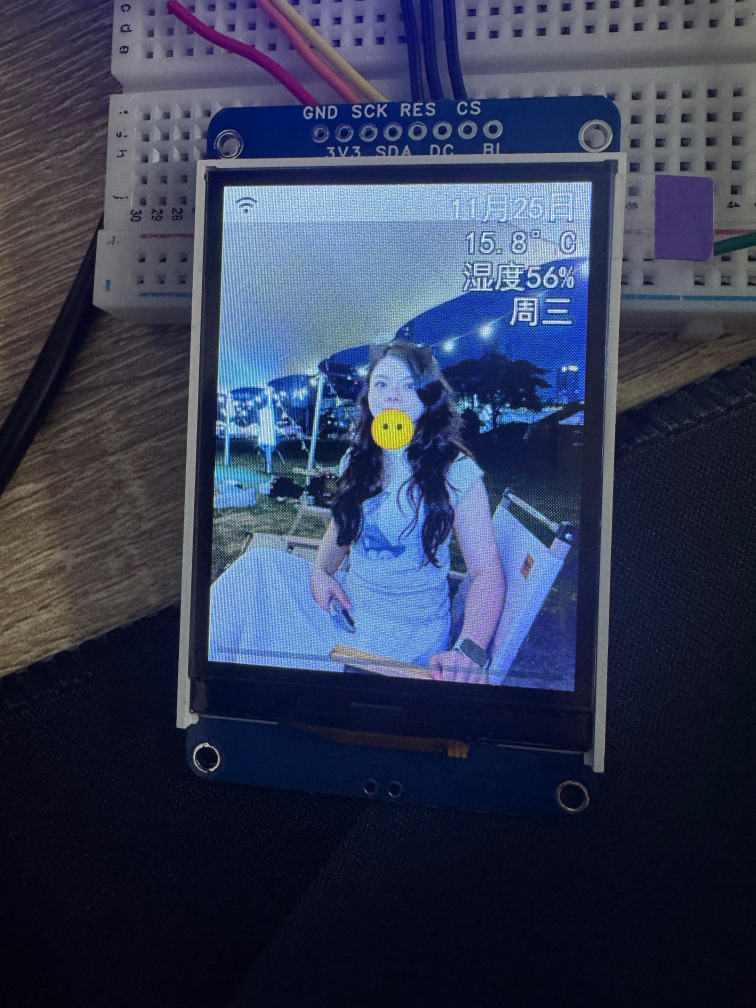
#> input picture xes/b3.jpg, 3024 x 4032 px, found by its file name (shown at 1/4 size)
$ python shrink.py
#> lines starting #> are read from the running program, lines starting #| are printed output that depends on the picture
from PIL import Image
im = Image.open(r"C:\Users\Administrator\Doubao\chats\2026-11-24\new-chat\xes\b3.jpg")
#> im is the input picture: PIL image 3024x4032 RGB; mean R, G, B 52.3, 60.2, 85.2
im.resize((800, int(800*im.size[1]/im.size[0]))).save(r"C:\Users\Administrator\Doubao\chats\2026-11-24\new-chat\xes\b3_small.jpg", quality=82)
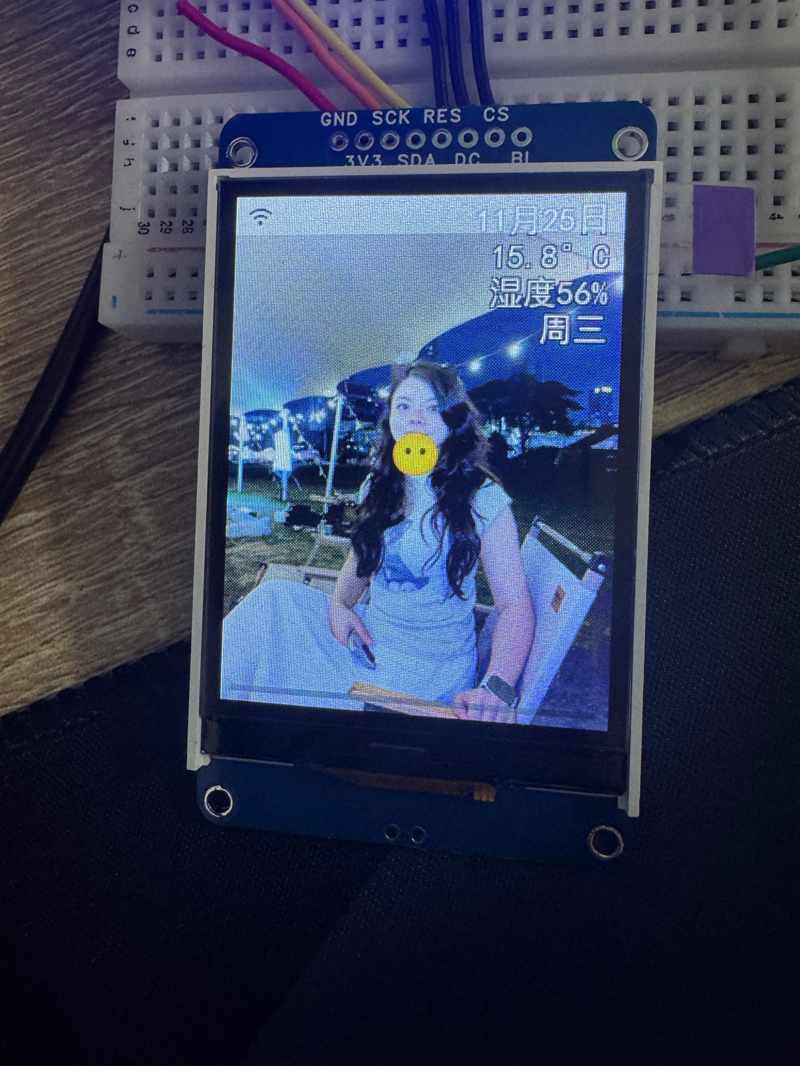
#> saved as b3_small.jpg: PIL image 800x1066 RGB; mean R, G, B 52.3, 60.2, 85.2
im.crop((600, 600, 2400, 1400)).save(r"C:\Users\Administrator\Doubao\chats\2026-11-24\new-chat\xes\b3_top.png")
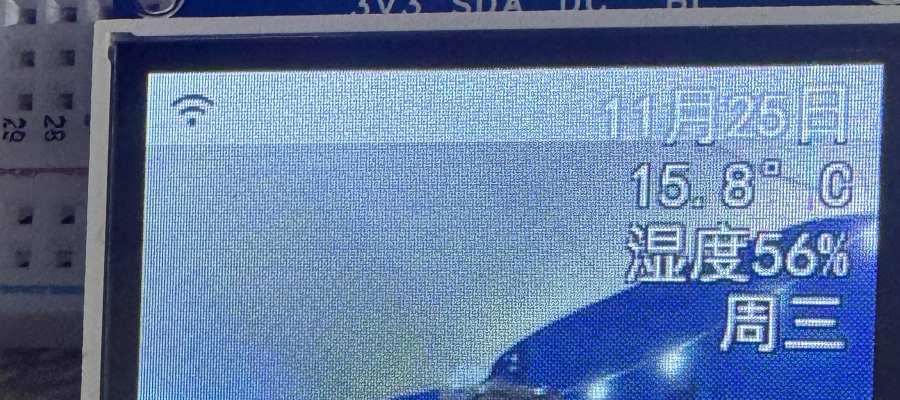
#> saved as b3_top.png: PIL image 1800x800 RGB (shown at 1/2 size); mean R, G, B 98.2, 122.3, 160.2
print("ok")

$ run again, with xes/board_new.jpg copied over xes/b3.jpg
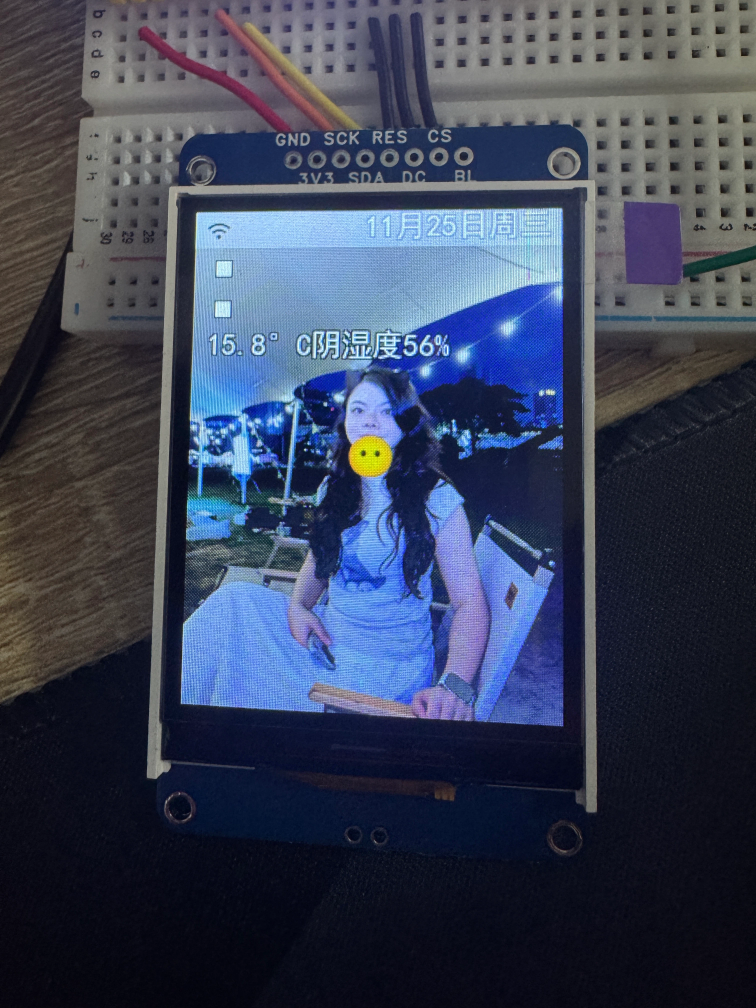
#> input picture xes/board_new.jpg, 3024 x 4032 px, found by its file name (shown at 1/4 size)
#> im is the input picture: PIL image 3024x4032 RGB; mean R, G, B 58.4, 66.4, 87.6
#> `im.resize((800, int(800*im.size[1]/im.size[0]))).save(r"C:\Users\Admin..`:
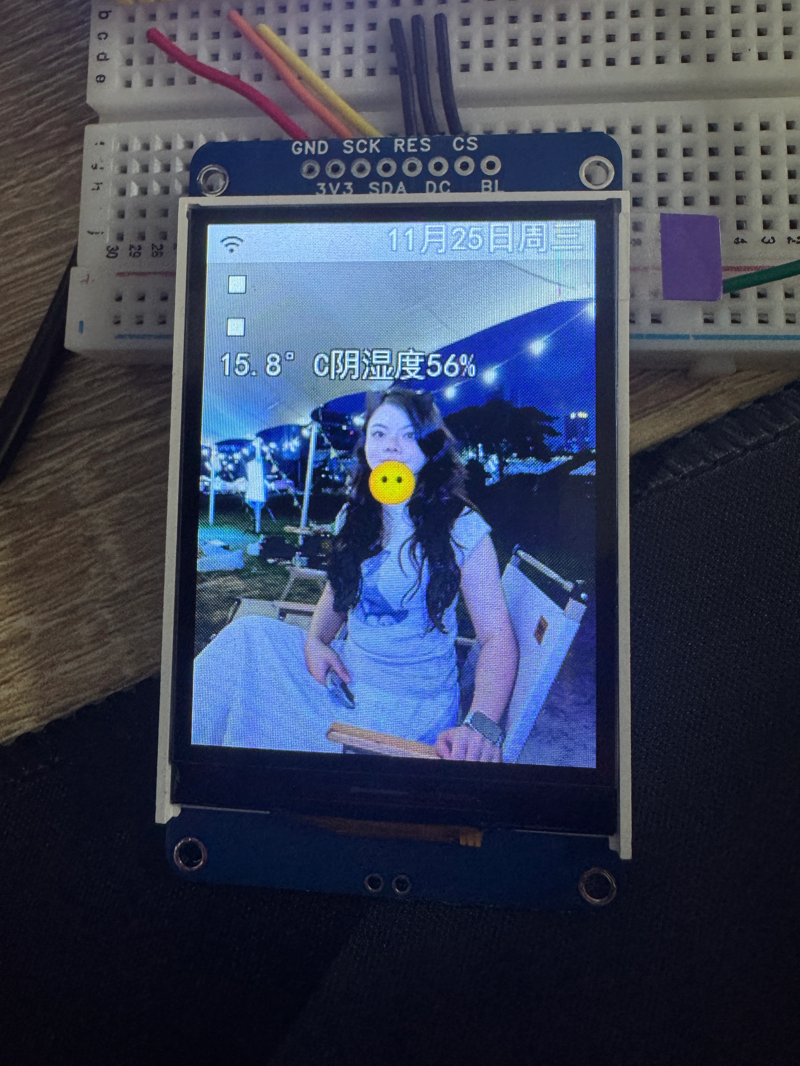
#> saved as b3_small.jpg: PIL image 800x1066 RGB; mean R, G, B 58.4, 66.4, 87.6
#> `im.crop((600, 600, 2400, 1400)).save(r"C:\Users\Administrator\Doubao\c..`:
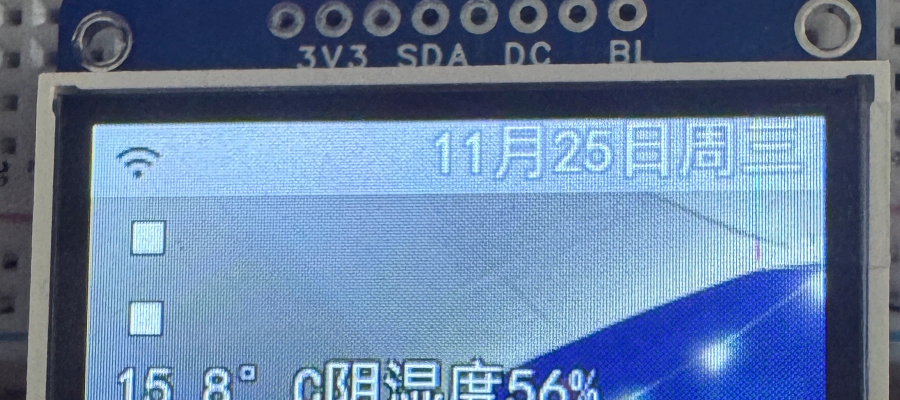
#> saved as b3_top.png: PIL image 1800x800 RGB (shown at 1/2 size); mean R, G, B 101.4, 126.9, 160.9

$ run again, with xes/shot_noswap_bgr.png saved as xes/b3.jpg
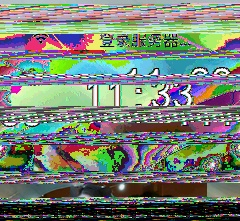
#> input picture xes/shot_noswap_bgr.png, 240 x 221 px, found by its file name
#> im is the input picture: PIL image 240x221 RGB; mean R, G, B 118.1, 127.4, 117.5
#> `im.resize((800, int(800*im.size[1]/im.size[0]))).save(r"C:\Users\Admin..`:
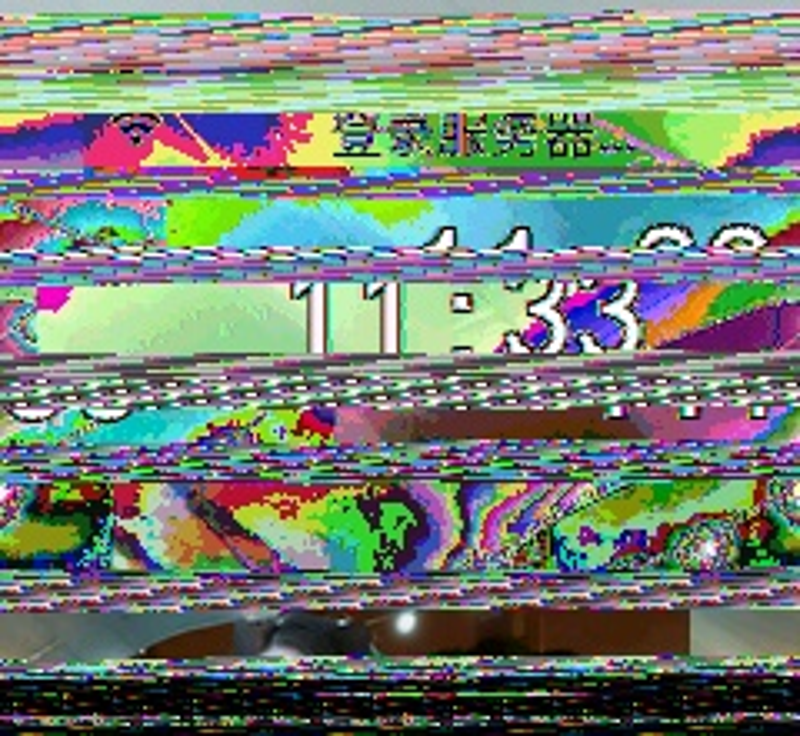
#> saved as b3_small.jpg: PIL image 800x736 RGB; mean R, G, B 118.1, 127.4, 117.5
